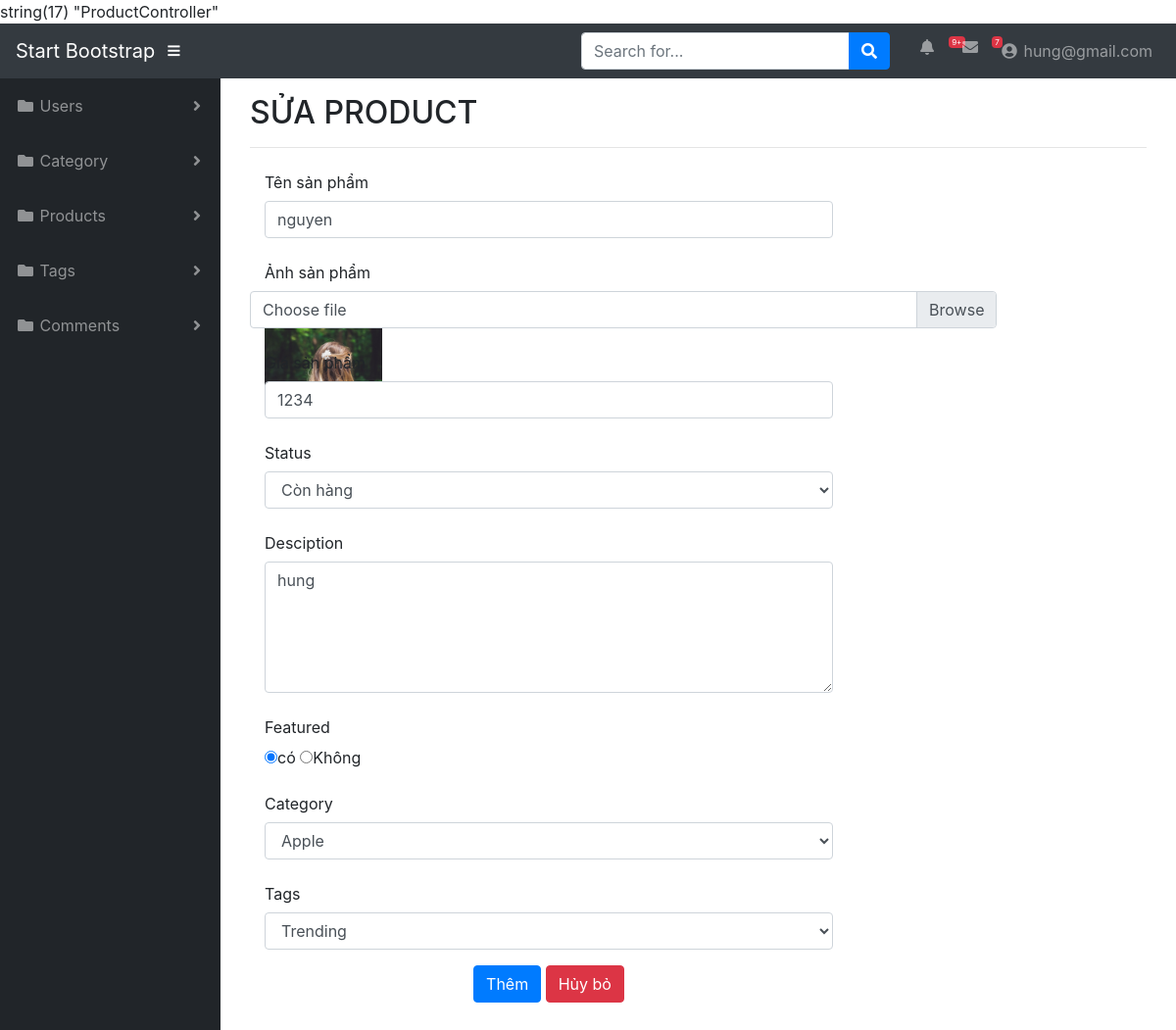
The app's page /index?controllers=Product&action=edit&id=1 (signed in) with its own data.
### tables this page shows
CREATE TABLE IF NOT EXISTS `products` (
  `id` int(11) NOT NULL AUTO_INCREMENT,
  `title` varchar(100) NOT NULL,
  `slug` varchar(100) NOT NULL,
  `price` double NOT NULL,
  `image` varchar(100) NOT NULL,
  `status` int(11) NOT NULL,
  `featured` int(11) NOT NULL,
  `desciption` text NOT NULL,
  `cate_id` int(11) NOT NULL,
  `tag_id` int(11) NOT NULL,
  `created_at` timestamp NOT NULL DEFAULT CURRENT_TIMESTAMP,
  `updated_at` timestamp NOT NULL DEFAULT CURRENT_TIMESTAMP,
  PRIMARY KEY (`id`),
  KEY `lien_ket_cate` (`cate_id`),
  KEY `lien_ket_tag` (`tag_id`)
);

### controllers/ProductController.php (called while the page is built, shortened)
<?php
require_once 'models/ProductModel.php';
require_once 'models/CateModel.php';
require_once 'models/TagsModel.php';
class ProductController
{
	public function edit()
	{
		$id = $_GET['id'];
		$product_model = new ProductModel();
		$product = $product_model->getProById($id);
		$cate = new CateModel();
		$categories = $cate->index();
		$tag = new TagsModel();
		$tags = $tag->index();
		include 'views/admin/product/edit.php';
	}
}
?>

### index.php (called while the page is built, shortened)
<?php
include 'Helpers/loadFile.php';
?>

### config/db.php (called while the page is built, shortened)
<?php
class Database{
    private static $dns='mysql:host=localhost;dbname=mvc_project2;charset=utf8';
    private static $username='root';
    private static $password='';
    public $conn = ' ';
    public function connect()
    {
        try {
            $this->conn = new PDO(self::$dns,self::$username,self::$password);
        } catch (PDOException $e) {
            echo "KẾt nối thất bại: " . $e->getMessage();
        }
        return $this->conn;
    }
}
?>

### models/ProductModel.php (called while the page is built, shortened)
<?php
require_once 'config/db.php';
class ProductModel extends Database
{
	public function getProById($id) {
		$querySelect = $this->conn->prepare("SELECT * FROM products WHERE id=:id");
		$querySelect ->bindParam(':id',$id);
		$querySelect ->execute();
		$product = $querySelect->fetch(PDO::FETCH_ASSOC);
		return $product;
	}
}
?>

### models/CateModel.php (called while the page is built, shortened)
<?php
require_once 'config/db.php';
class CateModel extends Database{
	function index(){
		$querySelect = $this->conn->prepare("SELECT * FROM categories");
		$querySelect->execute();
		$category = $querySelect->fetchAll(PDO::FETCH_ASSOC);
		return $category;
	}
}
?>

### models/TagsModel.php (called while the page is built, shortened)
<?php
require_once 'config/db.php';
class TagsModel extends Database{
	function index(){
		$querySelect = $this->conn->prepare("SELECT * FROM tags");
		$querySelect->execute();
		$category = $querySelect->fetchAll(PDO::FETCH_ASSOC);
		return $category;
	}
	}
	?>

### views/admin/product/edit.php (the view, shortened to what this page needs)
<?php
include 'views/admin/layout/header.php';
?>
<div id="wrapper">
	<?php
	include 'views/admin/layout/sidebar.php';
	?>
	<div id="content-wrapper">
		<div class="container">
			<div class="col-sm-12">
				<h2 class="">SỬA PRODUCT</h2>
				<hr>
				<form method="post" class="form-horizontal" enctype="multipart/form-data">
					<div class="form-group ">
						<label for="example-text-input" class="col-sm-2 col-form-label">Tên sản phẩm</label>
						<div class="col-sm-8">
							<input class="form-control" type="text" value="<?php echo $product['title']  ?>" id="example-text-input" name="title" placeholder="Nhập tên sản phẩm">
						</div>
					</div>
					<div class="form-group ">
						<label for="example-text-input" class="col-sm-2 col-form-label">Ảnh sản phẩm</label>
						<div class="custom-file col-sm-10">
							<label class="custom-file-label" for="customFile">Choose file</label>
							<?php if (!empty($product['image'])): ?>
								<img src="<?php echo $product['image']?>"
								height="80px" />
							<?php endif; ?>
						</div>
					</div>
					<div class="form-group ">
						<label for="example-text-input" class="col-sm-2 col-form-label">Giá sản phẩm</label>
						<div class="col-sm-8">
							<input class="form-control" type="text" value="<?php echo $product['price']  ?>" id="example-text-input" name="price" placeholder="Nhập giá sản phẩm">
						</div>
					</div>
					<div class="form-group ">
						<label for="example-text-input" class="col-sm-2 col-form-label">Status</label>
						<div class="col-sm-8">
							<select required name="status" class="form-control">
								<option value="1" <?php if($product['status']==1){echo "selected";}  ?>>Còn hàng</option>
							</select>
						</div>
					</div>
					<div class="form-group ">
						<label for="example-text-input" class="col-sm-2 col-form-label">Desciption</label>
						<div class="col-sm-8">
							<textarea  class="form-control" type="text" rows="5" name="desciption" placeholder="Nhập desciption"><?php echo $product['desciption']  ?></textarea>
						</div>
					</div>
					<div class="form-group ">
						<label for="example-text-input" class="col-sm-2 col-form-label">Featured</label>
						<div class="col-sm-8">
							<input type="radio"  name="featured" value="1" <?php if($product['featured']==1) echo 'checked';  ?>>có
							<input type="radio"  name="featured" value="0" <?php if($product['featured']==0) echo 'checked';  ?>>Không
						</div>
					</div>
					<div class="form-group ">
						<label for="example-text-input" class="col-sm-2 col-form-label">Category</label>
						<div class="col-sm-8">
							<select class="form-control input-width" name="cate_id">
								<?php foreach($categories AS $category):
									$selected = "";
									if ($product['cate_id'] == $category['id']) {
										$selected = "selected=TRUE";
									}
									?>
									<option <?php echo $selected; ?>
									value="<?php echo $category['id'] ?>">
									<?php echo $category['name'] ?>
								</option>
							<?php endforeach; ?>
						</select>
					</div>
				</div>
				<div class="form-group ">
					<label for="example-text-input" class="col-sm-2 col-form-label">Tags</label>
					<div class="col-sm-8">
						<select class="form-control input-width" name="tags_id">
							<?php foreach($tags AS $tag):
								$selected = "";
								if ($product['tag_id'] == $tag['id']) {
									$selected = "selected=TRUE";
								}
								?>
								<option <?php echo $selected; ?>
								value="<?php echo $tag['id'] ?>">
								<?php echo $tag['name'] ?>
							</option>
						<?php endforeach; ?>
					</select>
				</div>
			</div>
			<div class="form-group text-center">
				<div class="col-sm-8">
					<input type="submit" name="submit" value="Thêm" class="btn btn-primary">
					<a href="#" class="btn btn-danger">Hủy bỏ</a>
				</div>
			</div>
		</form>
	</div>
</div>
</div>
</div>
<?php
include 'views/admin/layout/footer.php';
?>

### records on screen
products: title "nguyen", image (picture), price "1234", status "Còn hàng", desciption "hung", featured "☑"

### other values on screen
$_SESSION['email'] "hung@gmail.com"
form field cate_id "Apple"
form field tags_id "Trending"
